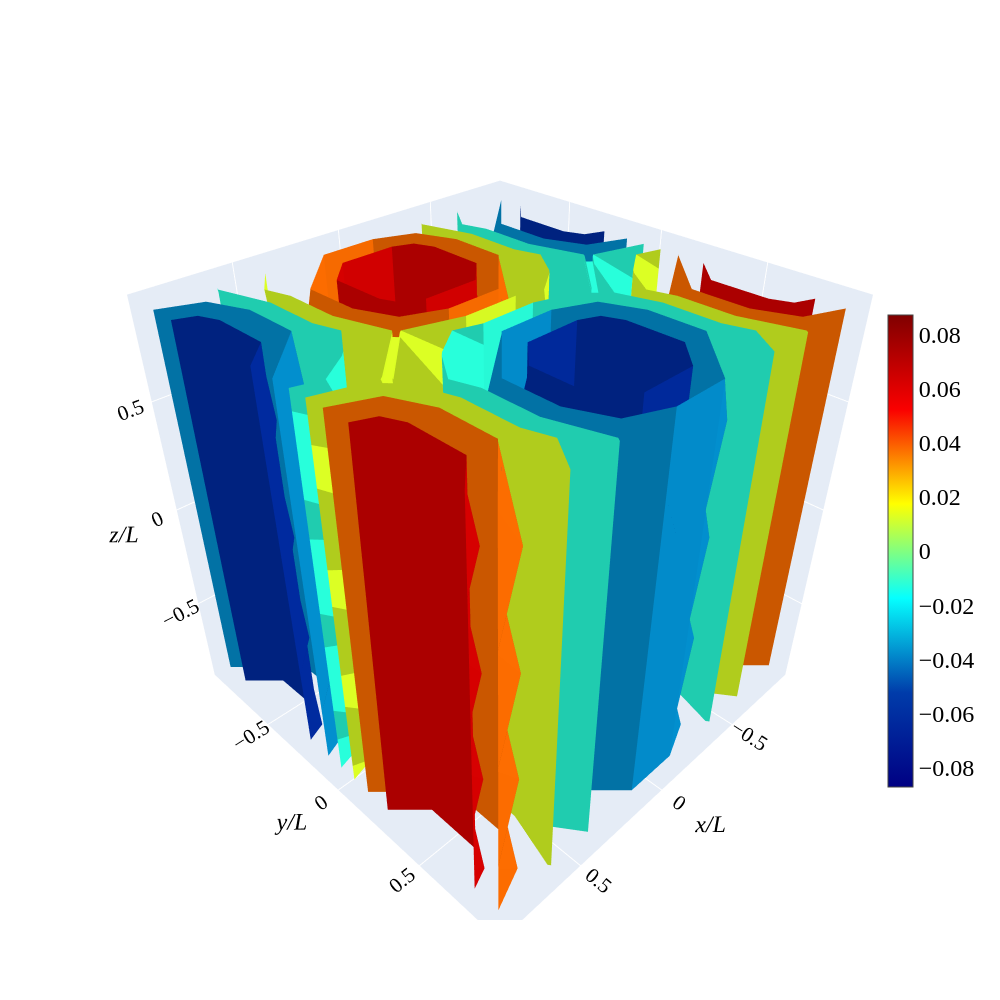

Notebook cell for this chart:
### Code cell
import plotly.graph_objects as go
import matplotlib

fig = go.Figure(data=go.Isosurface(
    x=(X0/Lx).flatten(),          
    y=(Y0/Ly).flatten(),
    z=(Z0/Lz).flatten(),
    value=(u[:,:,:,0]/U).flatten(),     
    isomin=(u[:,:,:,0]/U).min(),         
    isomax=(u[:,:,:,0]/U).max(),         
    surface_count=8,       
    colorscale="jet",   
    opacity=1.0,            
    caps=dict(x_show=False, y_show=False, z_show=False)  
))
fig.update_layout(
    width=1000,
    height=1000,
    dragmode="zoom",
    autosize=True,
    font=dict(family="Times New Roman", size=16, color="black"),
    scene=dict(  
        xaxis=dict(title="x/L",title_font=dict(family="Times New Roman", style='italic', size=24)),
        yaxis=dict(title="y/L", title_font=dict(family="Times New Roman", style='italic',size=24)),
        zaxis=dict(title="z/L", title_font=dict(family="Times New Roman", style='italic',size=24)),
    ),
)
fig.update_traces(colorbar=dict(
                tickfont=dict(family="Times New Roman", size=24),    
                x = 0.95,
                y=0.45,           
                xanchor="left",  
                yanchor="middle",
                len=0.6,         
                thickness=25,   
                lenmode="fraction",  
                ))

fig.show()
#fig.write_image("plot_u_Classical.png",scale=2)

### Figure 1 — Plotly figure (JSON) as saved in the notebook; plotly's stock layout.template omitted (floating-point values rounded to 4 significant figures; data arrays with more than 128 entries replaced by an {"elided": "..."} marker saying what was removed)
{"data": [{"caps": {"x": {"show": false}, "y": {"show": false}, "z": {"show": false}}, "colorbar": {"len": 0.6, "lenmode": "fraction", "thickness": 25, "tickfont": {"family": "Times New Roman", "size": 24}, "x": 0.95, "xanchor": "left", "y": 0.45, "yanchor": "middle"}, "colorscale": [[0, "rgb(0,0,131)"], [0.2, "rgb(0,60,170)"], [0.4, "rgb(5,255,255)"], [0.6, "rgb(255,255,0)"], [0.8, "rgb(250,0,0)"], [1, "rgb(128,0,0)"]], "isomax": 0.08708, "isomin": -0.08708, "opacity": 1, "surface": {"count": 8}, "type": "isosurface", "value": {"elided": "512 float values"}, "x": {"elided": "512 float values"}, "y": {"elided": "512 float values"}, "z": {"elided": "512 float values"}}], "layout": {"autosize": true, "dragmode": "zoom", "font": {"color": "black", "family": "Times New Roman", "size": 16}, "height": 1000, "scene": {"xaxis": {"title": {"font": {"family": "Times New Roman", "size": 24, "style": "italic"}, "text": "x/L"}}, "yaxis": {"title": {"font": {"family": "Times New Roman", "size": 24, "style": "italic"}, "text": "y/L"}}, "zaxis": {"title": {"font": {"family": "Times New Roman", "size": 24, "style": "italic"}, "text": "z/L"}}}, "width": 1000}}
